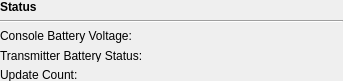
<?xml version="1.0" encoding="UTF-8"?>
<ui version="4.0">
 <class>StatusWidget</class>
 <widget class="QWidget" name="StatusWidget">
  <property name="geometry">
   <rect>
    <x>0</x>
    <y>0</y>
    <width>343</width>
    <height>81</height>
   </rect>
  </property>
  <property name="sizePolicy">
   <sizepolicy hsizetype="Minimum" vsizetype="Minimum">
    <horstretch>0</horstretch>
    <verstretch>0</verstretch>
   </sizepolicy>
  </property>
  <property name="minimumSize">
   <size>
    <width>343</width>
    <height>61</height>
   </size>
  </property>
  <property name="maximumSize">
   <size>
    <width>343</width>
    <height>81</height>
   </size>
  </property>
  <property name="windowTitle">
   <string>Form</string>
  </property>
  <layout class="QGridLayout" name="gridLayout">
   <property name="leftMargin">
    <number>0</number>
   </property>
   <property name="topMargin">
    <number>0</number>
   </property>
   <property name="rightMargin">
    <number>0</number>
   </property>
   <property name="bottomMargin">
    <number>0</number>
   </property>
   <item row="0" column="0">
    <layout class="QGridLayout" name="statusLayout">
     <item row="3" column="1">
      <widget class="QLabel" name="lblTxBattery">
       <property name="text">
        <string/>
       </property>
      </widget>
     </item>
     <item row="0" column="0">
      <widget class="QLabel" name="label_11">
       <property name="text">
        <string>&lt;b&gt;Status&lt;/b&gt;</string>
       </property>
      </widget>
     </item>
     <item row="2" column="0">
      <widget class="QLabel" name="label_13">
       <property name="text">
        <string>Console Battery Voltage:</string>
       </property>
      </widget>
     </item>
     <item row="3" column="0">
      <widget class="QLabel" name="txBatteryLabel">
       <property name="text">
        <string>Transmitter Battery Status:</string>
       </property>
      </widget>
     </item>
     <item row="4" column="1">
      <widget class="QLabel" name="lblUpdateCount">
       <property name="text">
        <string/>
       </property>
      </widget>
     </item>
     <item row="4" column="0">
      <widget class="QLabel" name="label_19">
       <property name="text">
        <string>Update Count:</string>
       </property>
      </widget>
     </item>
     <item row="2" column="1">
      <widget class="QLabel" name="lblConsoleBattery">
       <property name="text">
        <string/>
       </property>
      </widget>
     </item>
     <item row="1" column="0" colspan="2">
      <widget class="Line" name="line_2">
       <property name="orientation">
        <enum>Qt::Horizontal</enum>
       </property>
      </widget>
     </item>
    </layout>
   </item>
  </layout>
 </widget>
 <resources/>
 <connections/>
</ui>
